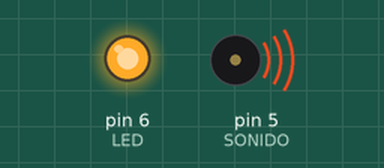
Simulated run of this sketch. Board: Arduino Uno, built with avr-gcc and run on an emulated ATmega328P. Shown: output pins drawn as LEDs (lit = HIGH), buzzer (waves = sounding).

Above: at 0.5 s.
At 17.87 s:
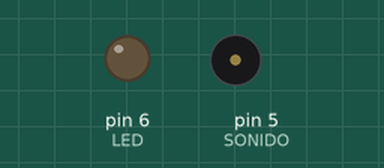
Timing chart, 0 to 18.5 s (numbered marks = the images above):
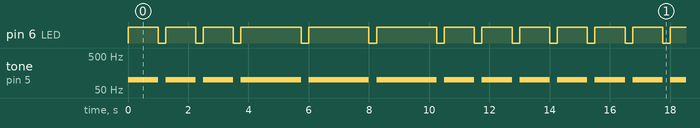

Measured:
- by itself, pin 6 (LED): repeats every 14.3 s: 2 × (LOW 0.25 s, HIGH 1.0 s), 3 × (LOW 0.25 s, HIGH 2.0 s), 4 × (LOW 0.25 s, HIGH 1.0 s)
- by itself, tone on pin 5 (SONIDO): repeats every 14.3 s: 2 × (silent 0.25 s, 100 Hz 1.0 s), 3 × (silent 0.25 s, 100 Hz 2.0 s), 4 × (silent 0.25 s, 100 Hz 1.0 s)

The sketch:

SOS.ino
```cpp
#define LED 6
#define SONIDO 5


void setup() {
  pinMode(LED, OUTPUT);
  pinMode(SONIDO, OUTPUT);

}

void loop() {

    digitalWrite(LED, HIGH);
  tone(SONIDO, 100);
  delay(1000);
  digitalWrite(LED, LOW);
  noTone(SONIDO);
  delay(250);
  digitalWrite(LED, HIGH);
  tone(SONIDO, 100);
  delay(1000);
  digitalWrite(LED, LOW);
  noTone(SONIDO);
  delay(250);
  digitalWrite(LED, HIGH);
  tone(SONIDO, 100);
  delay(1000);
  digitalWrite(LED, LOW);
  noTone(SONIDO);
  delay(250);

  digitalWrite(LED, HIGH);
  tone(SONIDO, 100);
  delay(2000);
  digitalWrite(LED, LOW);
  noTone(SONIDO);
  delay(250);
  digitalWrite(LED, HIGH);
  tone(SONIDO, 100);
  delay(2000);
  digitalWrite(LED, LOW);
  noTone(SONIDO);
  delay(250);
  digitalWrite(LED, HIGH);
  tone(SONIDO, 100);
  delay(2000);
  digitalWrite(LED, LOW);
  noTone(SONIDO);
  delay(250);

  digitalWrite(LED, HIGH);
  tone(SONIDO, 100);
  delay(1000);
  digitalWrite(LED, LOW);
  noTone(SONIDO);
  delay(250);
  digitalWrite(LED, HIGH);
  tone(SONIDO, 100);
  delay(1000);
  digitalWrite(LED, LOW);
  noTone(SONIDO);
  delay(250);
  digitalWrite(LED, HIGH);
  tone(SONIDO, 100);
  delay(1000);
  digitalWrite(LED, LOW);
  noTone(SONIDO);
  delay(250);


}
```
